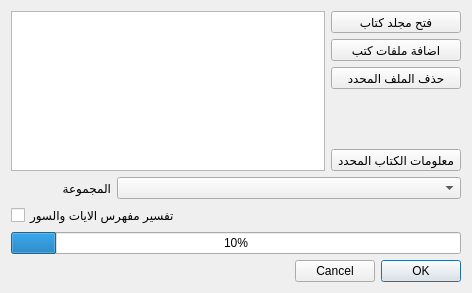
<?xml version="1.0" encoding="UTF-8"?>
<ui version="4.0">
 <class>DialogAddBooks</class>
 <widget class="QDialog" name="DialogAddBooks">
  <property name="windowModality">
   <enum>Qt::WindowModal</enum>
  </property>
  <property name="geometry">
   <rect>
    <x>0</x>
    <y>0</y>
    <width>472</width>
    <height>293</height>
   </rect>
  </property>
  <property name="windowTitle">
   <string>إظافة كتب</string>
  </property>
  <property name="windowIcon">
   <iconset resource="images.qrc">
    <normaloff>:/images/image/address-book-new.png</normaloff>:/images/image/address-book-new.png</iconset>
  </property>
  <property name="locale">
   <locale language="Arabic" country="Algeria"/>
  </property>
  <property name="modal">
   <bool>true</bool>
  </property>
  <layout class="QVBoxLayout" name="verticalLayout_2">
   <item>
    <layout class="QHBoxLayout" name="horizontalLayout">
     <item>
      <widget class="QListWidget" name="listWidget"/>
     </item>
     <item>
      <layout class="QVBoxLayout" name="verticalLayout">
       <item>
        <widget class="QToolButton" name="toolButton_fileNam">
         <property name="sizePolicy">
          <sizepolicy hsizetype="Preferred" vsizetype="Fixed">
           <horstretch>0</horstretch>
           <verstretch>0</verstretch>
          </sizepolicy>
         </property>
         <property name="toolTip">
          <string>فتح مجلد كتاب</string>
         </property>
         <property name="whatsThis">
          <string>انقر ها لاضافة كتب غير مضغوطة</string>
         </property>
         <property name="text">
          <string>فتح مجلد كتاب</string>
         </property>
         <property name="iconSize">
          <size>
           <width>20</width>
           <height>20</height>
          </size>
         </property>
         <property name="toolButtonStyle">
          <enum>Qt::ToolButtonTextBesideIcon</enum>
         </property>
        </widget>
       </item>
       <item>
        <widget class="QToolButton" name="toolButton_zipFileNam">
         <property name="sizePolicy">
          <sizepolicy hsizetype="Preferred" vsizetype="Fixed">
           <horstretch>0</horstretch>
           <verstretch>0</verstretch>
          </sizepolicy>
         </property>
         <property name="toolTip">
          <string>اضافة ملفات كتب</string>
         </property>
         <property name="whatsThis">
          <string>اقر هنا لاضافة اضافة ملفات كتب</string>
         </property>
         <property name="text">
          <string>اضافة ملفات كتب</string>
         </property>
         <property name="icon">
          <iconset resource="images.qrc">
           <normaloff>:/images/image/tar-gz.png</normaloff>:/images/image/tar-gz.png</iconset>
         </property>
         <property name="iconSize">
          <size>
           <width>20</width>
           <height>20</height>
          </size>
         </property>
         <property name="toolButtonStyle">
          <enum>Qt::ToolButtonTextBesideIcon</enum>
         </property>
        </widget>
       </item>
       <item>
        <widget class="QToolButton" name="toolButton_delete">
         <property name="sizePolicy">
          <sizepolicy hsizetype="Preferred" vsizetype="Fixed">
           <horstretch>0</horstretch>
           <verstretch>0</verstretch>
          </sizepolicy>
         </property>
         <property name="toolTip">
          <string>حذف الملف المحدد</string>
         </property>
         <property name="whatsThis">
          <string>حذف الملف المحدد</string>
         </property>
         <property name="text">
          <string>حذف الملف المحدد</string>
         </property>
         <property name="icon">
          <iconset resource="images.qrc">
           <normaloff>:/images/image/edit-delete.png</normaloff>:/images/image/edit-delete.png</iconset>
         </property>
         <property name="iconSize">
          <size>
           <width>20</width>
           <height>20</height>
          </size>
         </property>
         <property name="toolButtonStyle">
          <enum>Qt::ToolButtonTextBesideIcon</enum>
         </property>
        </widget>
       </item>
       <item>
        <spacer name="verticalSpacer">
         <property name="orientation">
          <enum>Qt::Vertical</enum>
         </property>
         <property name="sizeHint" stdset="0">
          <size>
           <width>20</width>
           <height>40</height>
          </size>
         </property>
        </spacer>
       </item>
       <item>
        <widget class="QToolButton" name="toolButtonInfo">
         <property name="sizePolicy">
          <sizepolicy hsizetype="Preferred" vsizetype="Fixed">
           <horstretch>0</horstretch>
           <verstretch>0</verstretch>
          </sizepolicy>
         </property>
         <property name="toolTip">
          <string>فتح مجلد كتاب</string>
         </property>
         <property name="whatsThis">
          <string>معلومات عن العنصر المحدد</string>
         </property>
         <property name="text">
          <string>معلومات الكتاب المحدد</string>
         </property>
         <property name="iconSize">
          <size>
           <width>20</width>
           <height>20</height>
          </size>
         </property>
         <property name="toolButtonStyle">
          <enum>Qt::ToolButtonTextBesideIcon</enum>
         </property>
        </widget>
       </item>
      </layout>
     </item>
    </layout>
   </item>
   <item>
    <layout class="QHBoxLayout" name="horizontalLayout_5">
     <item>
      <widget class="QLabel" name="label_4">
       <property name="maximumSize">
        <size>
         <width>100</width>
         <height>16777215</height>
        </size>
       </property>
       <property name="text">
        <string>المجموعة</string>
       </property>
      </widget>
     </item>
     <item>
      <widget class="QComboBox" name="comboBox_group">
       <property name="whatsThis">
        <string>&lt;!DOCTYPE HTML PUBLIC &quot;-//W3C//DTD HTML 4.0//EN&quot; &quot;http://www.w3.org/TR/REC-html40/strict.dtd&quot;&gt;
&lt;html&gt;&lt;head&gt;&lt;meta name=&quot;qrichtext&quot; content=&quot;1&quot; /&gt;&lt;style type=&quot;text/css&quot;&gt;
p, li { white-space: pre-wrap; }
&lt;/style&gt;&lt;/head&gt;&lt;body style=&quot; font-family:'Arial'; font-size:10pt; font-weight:400; font-style:normal;&quot;&gt;
&lt;p align=&quot;right&quot; style=&quot; margin-top:0px; margin-bottom:0px; margin-left:0px; margin-right:0px; -qt-block-indent:0; text-indent:0px;&quot;&gt;اختر المجموعة التي سيتم اضافة الكتاب اليها&lt;/p&gt;&lt;/body&gt;&lt;/html&gt;</string>
       </property>
      </widget>
     </item>
    </layout>
   </item>
   <item>
    <widget class="QCheckBox" name="checkBox_curan">
     <property name="whatsThis">
      <string>&lt;!DOCTYPE HTML PUBLIC &quot;-//W3C//DTD HTML 4.0//EN&quot; &quot;http://www.w3.org/TR/REC-html40/strict.dtd&quot;&gt;
&lt;html&gt;&lt;head&gt;&lt;meta name=&quot;qrichtext&quot; content=&quot;1&quot; /&gt;&lt;style type=&quot;text/css&quot;&gt;
p, li { white-space: pre-wrap; }
&lt;/style&gt;&lt;/head&gt;&lt;body style=&quot; font-family:'Arial'; font-size:10pt; font-weight:400; font-style:normal;&quot;&gt;
&lt;p align=&quot;right&quot; style=&quot; margin-top:0px; margin-bottom:0px; margin-left:0px; margin-right:0px; -qt-block-indent:0; text-indent:0px;&quot;&gt;علم هذا الخيار اذا كان كتاب التفسير يحتوي على حقول الايات والسور&lt;/p&gt;
&lt;p align=&quot;right&quot; style=&quot; margin-top:0px; margin-bottom:0px; margin-left:0px; margin-right:0px; -qt-block-indent:0; text-indent:0px;&quot;&gt;   &quot;Aya&quot; وحقل &quot;Sora&quot;&lt;/p&gt;
&lt;p align=&quot;right&quot; style=&quot;-qt-paragraph-type:empty; margin-top:0px; margin-bottom:0px; margin-left:0px; margin-right:0px; -qt-block-indent:0; text-indent:0px;&quot;&gt;&lt;/p&gt;&lt;/body&gt;&lt;/html&gt;</string>
     </property>
     <property name="text">
      <string>تفسير مفهرس الايات والسور</string>
     </property>
    </widget>
   </item>
   <item>
    <widget class="QProgressBar" name="progressBar">
     <property name="value">
      <number>10</number>
     </property>
    </widget>
   </item>
   <item>
    <layout class="QHBoxLayout" name="horizontalLayout_2">
     <item>
      <spacer name="horizontalSpacer">
       <property name="orientation">
        <enum>Qt::Horizontal</enum>
       </property>
       <property name="sizeHint" stdset="0">
        <size>
         <width>238</width>
         <height>20</height>
        </size>
       </property>
      </spacer>
     </item>
     <item>
      <widget class="QDialogButtonBox" name="buttonBox">
       <property name="sizePolicy">
        <sizepolicy hsizetype="Fixed" vsizetype="Fixed">
         <horstretch>0</horstretch>
         <verstretch>0</verstretch>
        </sizepolicy>
       </property>
       <property name="layoutDirection">
        <enum>Qt::RightToLeft</enum>
       </property>
       <property name="orientation">
        <enum>Qt::Horizontal</enum>
       </property>
       <property name="standardButtons">
        <set>QDialogButtonBox::Cancel|QDialogButtonBox::Ok</set>
       </property>
       <property name="centerButtons">
        <bool>true</bool>
       </property>
      </widget>
     </item>
    </layout>
   </item>
  </layout>
 </widget>
 <resources>
  <include location="images.qrc"/>
 </resources>
 <connections>
  <connection>
   <sender>buttonBox</sender>
   <signal>rejected()</signal>
   <receiver>DialogAddBooks</receiver>
   <slot>reject()</slot>
   <hints>
    <hint type="sourcelabel">
     <x>175</x>
     <y>471</y>
    </hint>
    <hint type="destinationlabel">
     <x>286</x>
     <y>150</y>
    </hint>
   </hints>
  </connection>
 </connections>
</ui>
